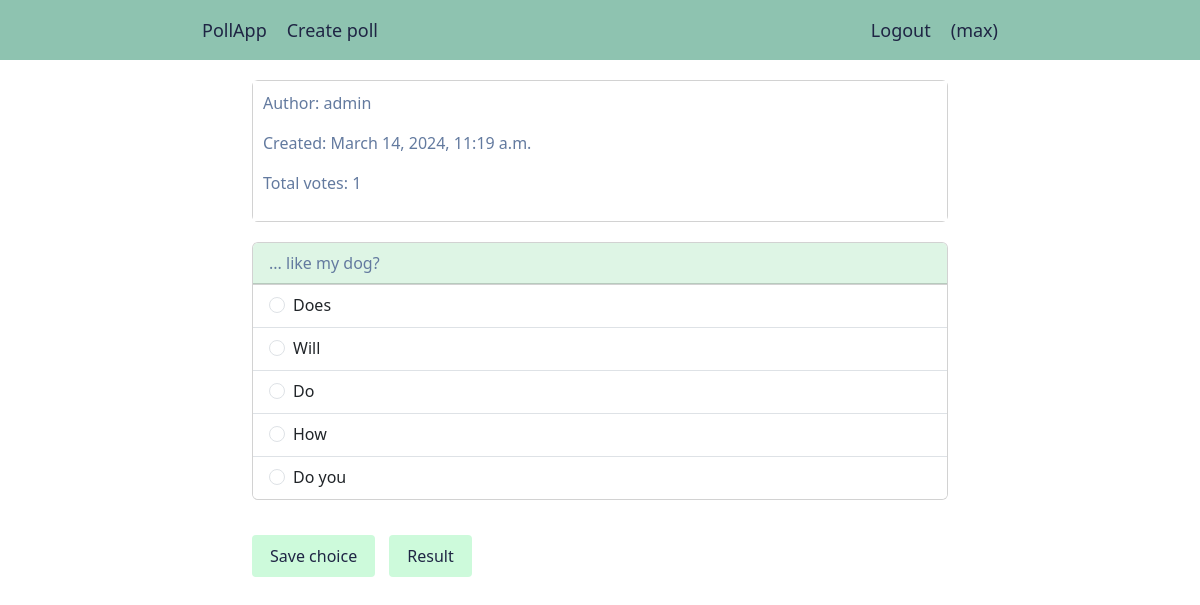
Page /poll/detail/12/ (signed in) on the committed database.
### users/models.py (models this page shows, shortened)
class CustomUser(AbstractUser):
    selected_choices = models.ManyToManyField(Choice, related_name='users')
    def get_selected_choice(
        self, queryset: models.QuerySet
    ) -> Optional[Choice]:
        selected_choice = self.selected_choices.filter(
            id__in=queryset.values('id')
        ).first()
        return selected_choice

### poll/models.py (models this page shows, shortened)
class Poll(models.Model):
    owner = models.ForeignKey(
        settings.AUTH_USER_MODEL, on_delete=models.CASCADE
    )
    votes = models.PositiveIntegerField(default=0)
    title = models.CharField(max_length=300, blank=False)
    description = models.TextField(blank=True)
    created = models.DateTimeField(auto_now_add=True)
    class Meta:
        ordering = ['-created']
    def get_result(self) -> dict['Choice', float]:
        result = {}
        choices = self.choices.all()
        for choice in choices:
            if not choice.votes or not self.votes:
                result[choice] = 0
            else:
                result[choice] = round((choice.votes / self.votes) * 100, 2)
        return result

class Choice(models.Model):
    poll = models.ForeignKey(
        Poll, on_delete=models.CASCADE, related_name='choices'
    )
    choice = models.CharField(max_length=200)
    votes = models.PositiveIntegerField(default=0)
    def __str__(self):
        return self.choice

### poll/views.py (the view, shortened to what this page needs)
# urls.py: path('detail/<pk>/', views.PollDetailView.as_view(), name='detail'),
class PollDetailView(LoginRequiredMixin, TemplateResponseMixin, View):
    template_name = 'polls/detail.html'
    poll = None
    def dispatch(self, request, *args, **kwargs):
        self.poll = self.get_object(pk=kwargs.get('pk'))
        return super().dispatch(request, *args, **kwargs)
    def get_object(self, pk: int) -> Poll:
        return Poll.objects.select_related('owner').get(id=pk)
    def get_context_data(self, **kwargs):
        context = kwargs
        selected_choice = self.request.user.get_selected_choice(
            self.poll.choices.all()
        )
        context['selected_choice'] = selected_choice
        context['choices'] = self.poll.get_result()
        return context
    def get(self, request, pk):
        context = self.get_context_data()
        context['poll'] = self.poll
        return self.render_to_response(context)

### poll/templates/polls/detail.html (shortened to what this page needs)
{% extends "base.html" %}
{% block content %}
	<div class="card">
  	<div class="card-body card-info">
    	<p>Author: {{ poll.owner }}</p>
    	<p>Created: {{ poll.created }}</p>
    	<p>Total votes: {{ poll.votes }}</p>
  	</div>
	</div>
	<form action="{% url 'poll:detail' poll.id %}" method="post">
		<div class="card">
			<div class="card-header">
		  	{{ poll.title }}
			</div>
		    <ul class="list-group list-group-flush">
			    {% for choice in choices.keys %}
					  <li class="list-group-item">
					    <div class="form-check form-check-inline">
				  			<input class="form-check-input" type="radio" name="choices" id="{{ choice.id }}" value="{{ choice.id }}"
				  			{% if selected_choice.id == choice.id %}checked{% else %}required{% endif %}>
				  			<label class="form-check-label" for="{{ choice.id }}">{{ choice }}</label>
							</div>
						</li>
			    {% endfor %}
			  </ul>
		</div>
		<div id="options">
			<button type="submit" class="btn btn-mint">Save choice</button>
			<a href="{% url 'poll:result' poll.id %}" class="btn btn-mint">Result</a>
	</form>
{% endblock %}

### poll/templates/base.html (shortened to what this page needs)
{% load django_bootstrap5 %}
{% load static %}
<!DOCTYPE html>
<html>
<head>
	{% bootstrap_css %}
	<link rel="stylesheet" type="text/css" href="{% static 'css/base.css' %}">
</head>
<body>
	<ul class="nav-bar">
		<a href="{% url 'poll:list' %}" class="nav-item">PollApp</a>
		{% if request.user.is_authenticated %}
			<a href="{% url 'poll:create' %}" class="nav-item">Create poll</a>
			<a href="{% url 'users:logout' %}" class="nav-auth">Logout</a>
			<li class="nav-item">({{ request.user.username }})</li>
		{% else %}
			<a href="{% url 'users:login' %}" class="nav-auth">Login</a>
			<a href="{% url 'users:registration' %}" class="nav-auth">Registration</a>
		{% endif %}
	</ul>
	<div class="container">
		{% block content %}
		{% endblock %}
	</div>
</body>
</html>

### poll/static/css/base.css (style rules this page uses)
.nav-bar { background-color: #8EC3B0; width: 100%; height: 60px; margin-bottom: 20px; padding-left: 16%; padding-right: 16%; list-style: none; display: flex; justify-content: space-between; align-items: center; }
.nav-item, .nav-auth { text-decoration: none; font-size: 18px; font-weight: 500; color: #1F2544; padding: 0 10px; white-space: nowrap; text-overflow: ellipsis; }
.nav-auth { margin-left: auto; }
.container { max-width: 60%; }
.card { color: #1F2544; margin-bottom: 20px; }
.card-header { background-color: #DEF5E5; color: #637A9F !important; }
.card-body { background-color: #BCEAD5; color: #637A9F !important; }
.btn-mint { display: inline-block; background-color: #CDFADB; color: #1F2544; padding: 8px 17px 8px 17px; border-radius: .25rem; margin: 15px 10px 15px 0px; }
.card-info { background-color: #ffff; padding: 10px; }
.list-group-item { display: flex; justify-content: space-between; }

### rows in the picture
CustomUser: user.username "max"
Poll: owner "admin", created "March 14, 2024, 11:19 a.m.", votes "1", title "... like my dog?"
Choice: choices "☐ Does", choice "Does"
Choice: choices "☐ Will", choice "Will"
Choice: choices "☐ Do", choice "Do"
Choice: choices "☐ How", choice "How"
Choice: choices "☐ Do you", choice "Do you"
